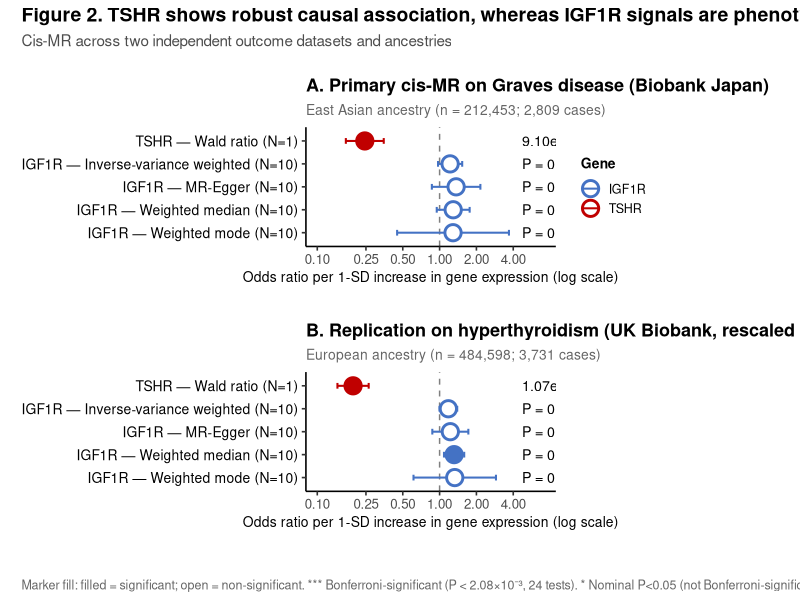

Here is the R script that generated this plot:
# ============================================================
# Figure 2 v5 — TSHR vs IGF1R cis-MR
# v5 changes:
#  - Title: "TSHR but not IGF1R..." → "TSHR shows robust causal 
#    association, whereas IGF1R signals are phenotype-dependent"
#  - Subtitle: "two independent cohorts, two ancestries" 
#    → "two independent outcome datasets and ancestries"
#  - 3-tier marker scheme (preserved from v4)
# ============================================================

library(ggplot2)
library(patchwork)
library(dplyr)
library(scales)

# ============================================================
# Verified ground truth (BBJ + UKB re-run)
# ============================================================

panel_a_data <- data.frame(
  label = c("TSHR — Wald ratio (N=1)",
            "IGF1R — Inverse-variance weighted (N=10)",
            "IGF1R — MR-Egger (N=10)",
            "IGF1R — Weighted median (N=10)",
            "IGF1R — Weighted mode (N=10)"),
  gene = c("TSHR", "IGF1R", "IGF1R", "IGF1R", "IGF1R"),
  beta = c(-1.408, +0.198, +0.311, +0.256, +0.253),
  se   = c( 0.182,  0.116,  0.233,  0.158,  0.537),
  pval = c(9.1e-15, 0.086, 0.219, 0.105, 0.649),
  stringsAsFactors = FALSE
)

panel_b_data <- data.frame(
  label = c("TSHR — Wald ratio (N=1)",
            "IGF1R — Inverse-variance weighted (N=10)",
            "IGF1R — MR-Egger (N=10)",
            "IGF1R — Weighted median (N=10)",
            "IGF1R — Weighted mode (N=10)"),
  gene = c("TSHR", "IGF1R", "IGF1R", "IGF1R", "IGF1R"),
  beta = c(-1.629, +0.165, +0.202, +0.273, +0.285),
  se   = c( 0.150,  0.085,  0.173,  0.097,  0.396),
  pval = c(1.07e-27, 0.052, 0.278, 0.005, 0.490),
  stringsAsFactors = FALSE
)

# ============================================================
# 3-TIER SIGNIFICANCE
# ============================================================

classify_sig <- function(pval) {
  if (pval < 2.08e-3) {
    return("Bonferroni-significant")
  } else if (pval < 0.05) {
    return("Nominal P<0.05")
  } else {
    return("Non-significant")
  }
}

panel_a_data$sig_class <- sapply(panel_a_data$pval, classify_sig)
panel_b_data$sig_class <- sapply(panel_b_data$pval, classify_sig)

prep_data <- function(d) {
  d$or       <- exp(d$beta)
  d$or_low   <- exp(d$beta - 1.96 * d$se)
  d$or_high  <- exp(d$beta + 1.96 * d$se)
  d$label    <- factor(d$label, levels = rev(d$label))
  d$pval_lab <- ifelse(d$pval < 1e-3,
                       sprintf("%.2e", d$pval),
                       sprintf("P = %.3f", d$pval))
  d$pval_lab <- ifelse(d$sig_class == "Bonferroni-significant",
                       paste0(d$pval_lab, " ***"),
                ifelse(d$sig_class == "Nominal P<0.05",
                       paste0(d$pval_lab, " *"),
                       d$pval_lab))
  d
}

panel_a_data <- prep_data(panel_a_data)
panel_b_data <- prep_data(panel_b_data)

# ============================================================
# Plot helper — 3-tier shape/fill scheme
# ============================================================

make_forest <- function(d, title, subtitle, x_max = 4.5) {
  d$fill_color <- with(d, ifelse(
    sig_class == "Non-significant", "white",
    ifelse(gene == "TSHR", "#C00000", "#4472C4")
  ))

  ggplot(d, aes(x = or, y = label)) +
    geom_vline(xintercept = 1, linetype = "dashed",
               color = "gray50", linewidth = 0.5) +
    geom_errorbarh(aes(xmin = or_low, xmax = or_high, color = gene),
                   height = 0.25, linewidth = 0.7) +
    geom_point(aes(color = gene), shape = 21, size = 4.5, stroke = 1.5,
               fill = d$fill_color) +
    geom_text(aes(x = x_max * 1.05, label = pval_lab),
              color = "black", hjust = 0, size = 3.6) +
    scale_x_log10(limits = c(0.10, x_max * 1.6),
                  breaks = c(0.10, 0.25, 0.50, 1.00, 2.00, 4.00),
                  labels = sprintf("%.2f", c(0.10, 0.25, 0.50, 1.00, 2.00, 4.00))) +
    scale_color_manual(values = c("TSHR" = "#C00000", "IGF1R" = "#4472C4"),
                       name = "Gene") +
    labs(title    = title,
         subtitle = subtitle,
         x = "Odds ratio per 1-SD increase in gene expression (log scale)",
         y = NULL) +
    theme_classic(base_size = 12) +
    theme(plot.title    = element_text(face = "bold", size = 13, hjust = 0),
          plot.subtitle = element_text(size = 10, color = "gray40"),
          axis.text.y   = element_text(size = 10, color = "black"),
          axis.title.x  = element_text(size = 10),
          legend.position    = "right",
          legend.text        = element_text(size = 9),
          legend.title       = element_text(size = 10, face = "bold"),
          legend.key.size    = unit(0.5, "cm"),
          plot.margin   = margin(15, 12, 12, 10))
}

p_a <- make_forest(
  panel_a_data,
  title    = "A. Primary cis-MR on Graves disease (Biobank Japan)",
  subtitle = "East Asian ancestry (n = 212,453; 2,809 cases)"
)

p_b <- make_forest(
  panel_b_data,
  title    = "B. Replication on hyperthyroidism (UK Biobank, rescaled to log-odds)",
  subtitle = "European ancestry (n = 484,598; 3,731 cases)"
)

p_a <- p_a + theme(legend.position = "right",
                   plot.margin = margin(15, 100, 12, 10))
p_b <- p_b + theme(legend.position = "none",
                   plot.margin = margin(15, 100, 25, 10))

# ============================================================
# Combine — ★ NEW v5 TITLE + SUBTITLE
# ============================================================

final_plot <- p_a / p_b +
  plot_annotation(
    title    = "Figure 2. TSHR shows robust causal association, whereas IGF1R signals are phenotype-dependent",
    subtitle = "Cis-MR across two independent outcome datasets and ancestries",
    caption  = paste0(
      "Marker fill: filled = significant; open = non-significant. ",
      "*** Bonferroni-significant (P < 2.08\u00d710\u207b\u00b3, 24 tests). ",
      "* Nominal P<0.05 (not Bonferroni-significant). Error bars: 95% CI."
    ),
    theme = theme(
      plot.title    = element_text(face = "bold", size = 14, hjust = 0),
      plot.subtitle = element_text(size = 11, color = "gray30", hjust = 0),
      plot.caption  = element_text(size = 9, color = "gray40", hjust = 0,
                                   margin = margin(t = 10), lineheight = 1.2)
    )
  ) +
  plot_layout(heights = c(1.0, 1.0))

ggsave(
  filename = "Figure2.png",
  plot     = final_plot,
  width    = 14, height = 10, units = "in",
  dpi      = 600,
  bg       = "white"
)

cat("Figure 2 v5 saved.\n")
cat("Title: 'TSHR shows robust causal association, whereas IGF1R signals are phenotype-dependent'\n")
cat("Subtitle: 'Cis-MR across two independent outcome datasets and ancestries'\n")
